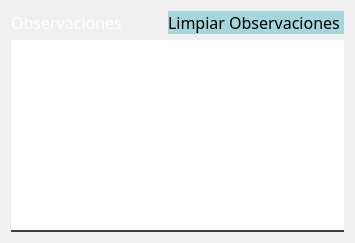
                                   <widget class="QWidget" name="tab_4">
                                    <property name="styleSheet">
                                     <string notr="true">QLabel{
background-color:#000000ff;
color:White;
border:0px solid #14C8DC;
}

QLineEdit{
background-color:White;
border:0px;
color:Black;
border-bottom:2px solid rgb(61,61,61);
font: 75 12pt &quot;Times New Roman&quot;;
}

QPushButton{
background-color:#A4D6DC;
border-radius:10px;
color:Black;
}

QPushButton:hover{
background-color:#DCD8A4;
border-radius:10px;
color:Black;
}

QComboBox{
background-color:White;
border:0px;
color:Black;
border-bottom:2px solid rgb(61,61,61);
font: 75 12pt &quot;Times New Roman&quot;;
}

QTableWidget{
	background-color:rgb(255,255,255);
	color:rgb(0,0,0);
	gridline-color:rgb(61,61,61);
	font-size:12pt;
	color:#000000;
}

QHeaderView::section{
background-color:#A4D6DC;
border:1px solid rgb(0,0,0);
font-size:12pt;
}

QTableWidgetQTableCornerButton::section{
background-color:rgba(225,255,255,0.1);
border:1px solid rgb(0,206,151);
}</string>
                                    </property>
                                    <attribute name="title">
                                     <string>Observaciones</string>
                                    </attribute>
                                    <layout class="QVBoxLayout" name="verticalLayout_86">
                                     <item>
                                      <layout class="QHBoxLayout" name="horizontalLayout_67" stretch="1,2,1">
                                       <item>
                                        <widget class="QLabel" name="Observaciones">
                                         <property name="font">
                                          <font>
                                           <family>Goudy Old Style</family>
                                           <pointsize>12</pointsize>
                                          </font>
                                         </property>
                                         <property name="styleSheet">
                                          <string notr="true">QLabel{
background-color:#000000ff;
color:White;
border:0px solid #14C8DC;
}
</string>
                                         </property>
                                         <property name="text">
                                          <string>Observaciones</string>
                                         </property>
                                         <property name="alignment">
                                          <set>Qt::AlignCenter</set>
                                         </property>
                                        </widget>
                                       </item>
                                       <item>
                                        <spacer name="horizontalSpacer_87">
                                         <property name="orientation">
                                          <enum>Qt::Horizontal</enum>
                                         </property>
                                         <property name="sizeHint" stdset="0">
                                          <size>
                                           <width>40</width>
                                           <height>20</height>
                                          </size>
                                         </property>
                                        </spacer>
                                       </item>
                                       <item>
                                        <widget class="QPushButton" name="BTLimpObs">
                                         <property name="font">
                                          <font>
                                           <family>Goudy Old Style</family>
                                           <pointsize>12</pointsize>
                                          </font>
                                         </property>
                                         <property name="cursor">
                                          <cursorShape>PointingHandCursor</cursorShape>
                                         </property>
                                         <property name="styleSheet">
                                          <string notr="true">
QPushButton{
background-color:#A4D6DC;
border-radius:20px;
color:Black;
}

QPushButton:hover{
background-color:#DCD8A4;
border-radius:20px;
color:Black;
}</string>
                                         </property>
                                         <property name="text">
                                          <string>Limpiar Observaciones </string>
                                         </property>
                                        </widget>
                                       </item>
                                      </layout>
                                     </item>
                                     <item>
                                      <layout class="QHBoxLayout" name="horizontalLayout_68" stretch="0,10,0">
                                       <property name="spacing">
                                        <number>0</number>
                                       </property>
                                       <item>
                                        <spacer name="horizontalSpacer_88">
                                         <property name="orientation">
                                          <enum>Qt::Horizontal</enum>
                                         </property>
                                         <property name="sizeHint" stdset="0">
                                          <size>
                                           <width>0</width>
                                           <height>0</height>
                                          </size>
                                         </property>
                                        </spacer>
                                       </item>
                                       <item>
                                        <widget class="QTextEdit" name="TXObservaciones">
                                         <property name="styleSheet">
                                          <string notr="true">QTextEdit{
background-color:rgb(255,255,255);
border:0px;
color:rgb(0,0,0);
border-bottom:2px solid rgb(61,61,61);
font: 75 12pt &quot;Times New Roman&quot;;
}</string>
                                         </property>
                                        </widget>
                                       </item>
                                       <item>
                                        <spacer name="horizontalSpacer_89">
                                         <property name="orientation">
                                          <enum>Qt::Horizontal</enum>
                                         </property>
                                         <property name="sizeHint" stdset="0">
                                          <size>
                                           <width>0</width>
                                           <height>0</height>
                                          </size>
                                         </property>
                                        </spacer>
                                       </item>
                                      </layout>
                                     </item>
                                    </layout>
                                   </widget>
